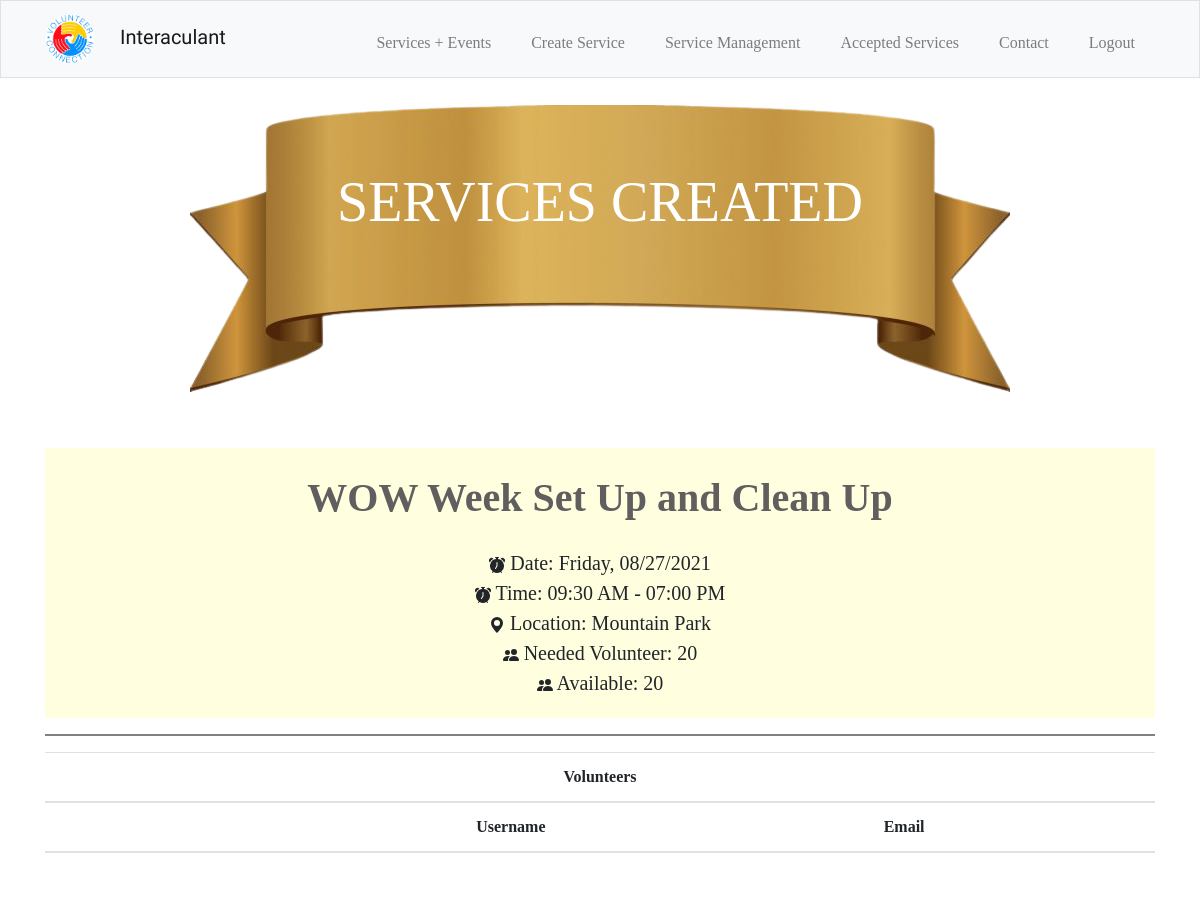
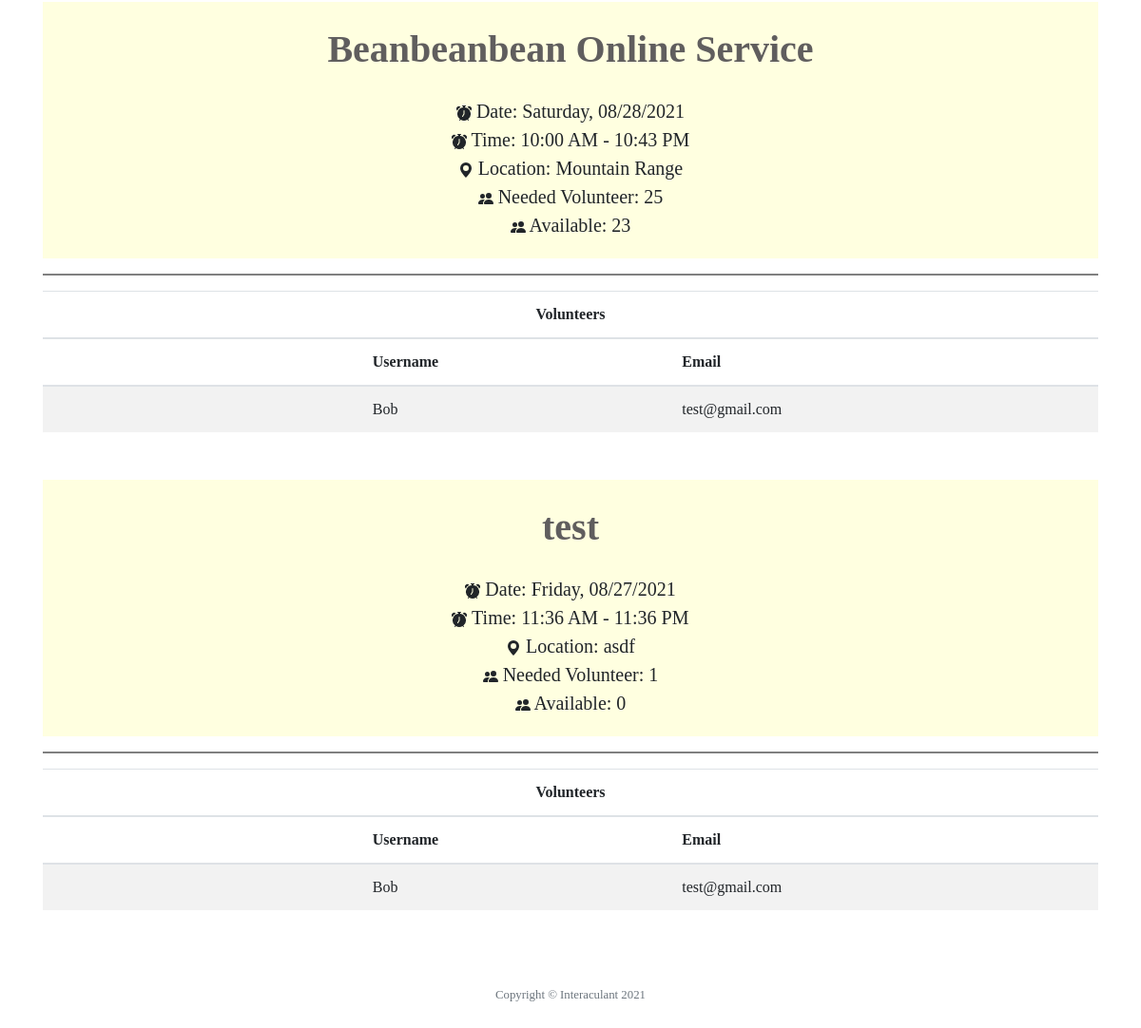
/service_management (signed in), run on the app's committed database (2 pictures, top to bottom).
### tables this page shows
CREATE TABLE services (id INTEGER, user_id INTEGER, theme TEXT NOT NULL, title TEXT NOT NULL, host_username TEXT NOT NULL, host_email TEXT NOT NULL, date TEXT NOT NULL, start_time TEXT NOT NULL, end_time TEXT NOT NULL, location TEXT NOT NULL, total_volunteer INTEGER NOT NULL, available INTEGER NOT NULL, instruction TEXT NOT NULL, PRIMARY KEY(id) FOREIGN KEY(user_id) REFERENCES users(id));

CREATE TABLE volunteers (services_id INTEGER, user_id INTEGER, volunteer_username TEXT NOT NULL, volunteer_email TEXT NOT NULL, title TEXT NOT NULL, date TEXT NOT NULL, start_time TEXT NOT NULL, end_time TEXT NOT NULL, location TEXT NOT NULL, FOREIGN KEY(services_id) REFERENCES services(id), FOREIGN KEY(user_id) REFERENCES users(id));

### app.py (the view)
@app.route("/service_management", methods = ["GET"])
@login_required
def service_management():
    con = sqlite3.connect("volunteer.db")
    con.row_factory = dict_factory
    db = con.cursor()
    services_created = db.execute("SELECT id, title, date, start_time, end_time, location, total_volunteer, available FROM services WHERE user_id = ?", [session["user_id"]]).fetchall()
    volunteer = db.execute("SELECT services_id, volunteer_username, volunteer_email FROM volunteers WHERE user_id = ?", [session["user_id"]]).fetchall()
    con.commit()
    con.close()
    return render_template("service_management.html", services_created = services_created, volunteers = volunteer)

### app.py (called while the page is built)
@app.after_request
def after_request(response):
    response.headers["Cache-Control"] = "no-cache, no-store, must-revalidate"
    response.headers["Expires"] = 0
    response.headers["Pragma"] = "no-cache"
    return response

### helper.py (called while the page is built)
def dict_factory(cursor, row):
    d = {}
    for idx,col in enumerate(cursor.description):
        d[col[0]] = row[idx]
    return d

def login_required(f):
    @wraps(f)
    def decorated_function(*args, **kwargs):
        if session.get("user_id") is None:
            return redirect("/login")
        return f(*args, **kwargs)
    return decorated_function

### templates/service_management.html (shortened to what this page needs)
{% extends "layout.html" %}
{% block main %}
    <header class="service-title">
        <div class="service-text display-4">
            <span>SERVICES CREATED</span>
        </div>
    </header>
    <section>
        <div class="container">
            {% for service in services_created %}
                <div class="service-name" style="background-color:lightyellow;">
                    <div>
                        <p class= "service-events-title" style="margin-bottom: 0px;">{{service.title}}</p>
                    </div>
                </div>
                <div class="service-box-container" style="background-color:lightyellow; padding-bottom: 20px;">
                    <div class= "service-box-item-time">
                        Date: {{service.date}}
                    </div>
                    <div class= "service-box-item-time">
                        Time: {{service.start_time}} - {{service.end_time}}
                    </div>
                    <div class= "service-box-item-time">
                        <svg xmlns="http://www.w3.org/2000/svg" width="16px" height="auto" fill="currentColor" class="bi bi-geo-alt-fill" viewBox="0 0 16 16">
                            <path d="M8 16s6-5.686 6-10A6 6 0 0 0 2 6c0 4.314 6 10 6 10zm0-7a3 3 0 1 1 0-6 3 3 0 0 1 0 6z"/>
                        </svg>
                        Location: {{service.location}}
                    </div>
                    <div class= "service-box-item-time">
                        Needed Volunteer: {{service.total_volunteer}}
                    </div>
                    <div class= "service-box-item-time">
                        Available: {{service.available}}
                    </div>
                </div>
                <div>
                    <hr style="height:2px;border-width:0;color:gray;background-color:gray; ">
                </div>
                <div>
                    <table class="table table-striped" style="margin-bottom: 50px;">
                        <thead>
                            <tr>
                                <th scope="col" colspan="6" style="text-align: center;">Volunteers</th>
                            </tr>
                                <tr>
                                    <th></th>
                                    <th></th>
                                    <th></th>
                                    <th></th>
                                    <th scope="col">Username</th>
                                    <th scope="col">Email</th>
                                </tr>
                        </thead>
                        <tbody>
                            {% for volunteer in volunteers %}
                                {% if service.id == volunteer.services_id %}
                                    <tr>
                                        <td></td>
                                        <td></td>
                                        <td></td>
                                        <td></td>
                                        <td>{{volunteer.volunteer_username}}</td>
                                        <td>{{volunteer.volunteer_email}}</td>
                                    </tr>
                                {% endif %}
                            {% endfor %}
                        </tbody>
                    </table>
                </div>
            {% endfor %}
            </div>
    </section>
{% endblock %}

### static/login_register.css (style rules this page uses)
* { box-sizing: border-box; margin: 0; padding: 0; font-family: tisa; }
::placeholder { font-size: 1rem; font-weight: bold; }

### static/services.css (style rules this page uses)
main .service-title { background-image: url("/static/image/Ribbon.png"); background-repeat: no-repeat; background-position: center; background-size: auto; height: 300px; margin-top: 20px; position: relative; margin-bottom: 50px; }
main .service-text { position: absolute; top:35%; left: 50%; transform: translate(-50%, -50%); color: white; }
main .service-events-title { padding: 20px; color: rgb(96, 94, 94); font-weight: 600; font-size: 40px; text-align: center; }

### static/service_management.css (style rules this page uses)
main .service-box-container { display: flex; flex-direction: column; align-items: center; }
main .service-box-item-time { font-size: 20px; }

### data on the page
services: title "WOW Week Set Up and Clean Up", date "Friday, 08/27/2021", start_time "09:30 AM", end_time "07:00 PM", location "Mountain Park", total_volunteer "20", available "20"
services: title "Beanbeanbean Online Service", date "Saturday, 08/28/2021", start_time "10:00 AM", end_time "10:43 PM", location "Mountain Range", total_volunteer "25", available "23"
volunteers: volunteer_username "Bob", volunteer_email "test@gmail.com"
services: title "test", date "Friday, 08/27/2021", start_time "11:36 AM", end_time "11:36 PM", location "asdf", total_volunteer "1", available "0"
volunteers: volunteer_username "Bob", volunteer_email "test@gmail.com"
